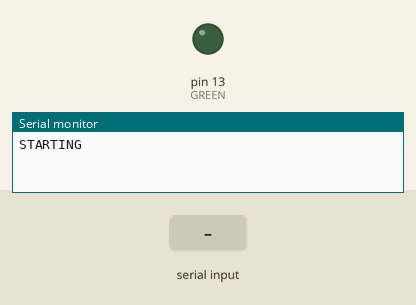
Bench run of a sketch on a simulated Arduino Uno, built with avr-gcc and run on an emulated ATmega328P. Parts: output pins drawn as LEDs (lit = HIGH), the last lines printed to the serial monitor. Inputs (shaded band) come from the test bench.

Above: at 1.2 s.
1.3 s: "a" received over Serial
At 1.7 s:
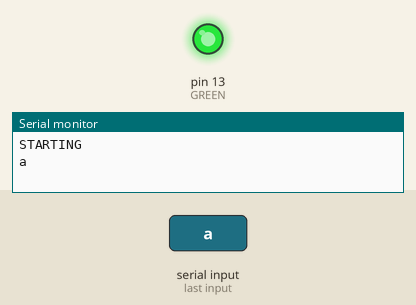
2.8 s: "b" received over Serial
At 4.0 s:
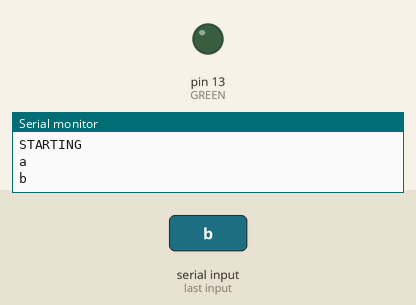
Timing chart, 0 to 5.8 s (numbered marks = the images above; inputs shaded):
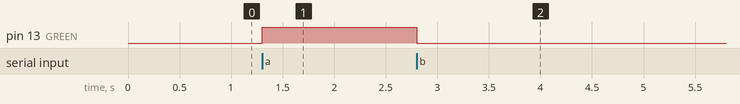

Measured:
- after the input at 1.3 s, pin 13 (GREEN): LOW → HIGH at once
- after the input at 2.8 s, pin 13 (GREEN): HIGH → LOW at once

The sketch:

AndArduinoComm.ino
```cpp
#include <SoftwareSerial.h>

int  GREEN = 13;
char c;

void setup()
{
  Serial.begin(38400);
  Serial.println("STARTING");

  pinMode(GREEN, OUTPUT);
}

void loop()
{
  while(Serial.available())
  {
    c = (char)Serial.read();
    Serial.println(c);

    switch (c){
    case 'a':
        digitalWrite(GREEN, HIGH);
      break;
    case 'b':
        digitalWrite(GREEN, LOW);
      break;
    }
  }
}
```
